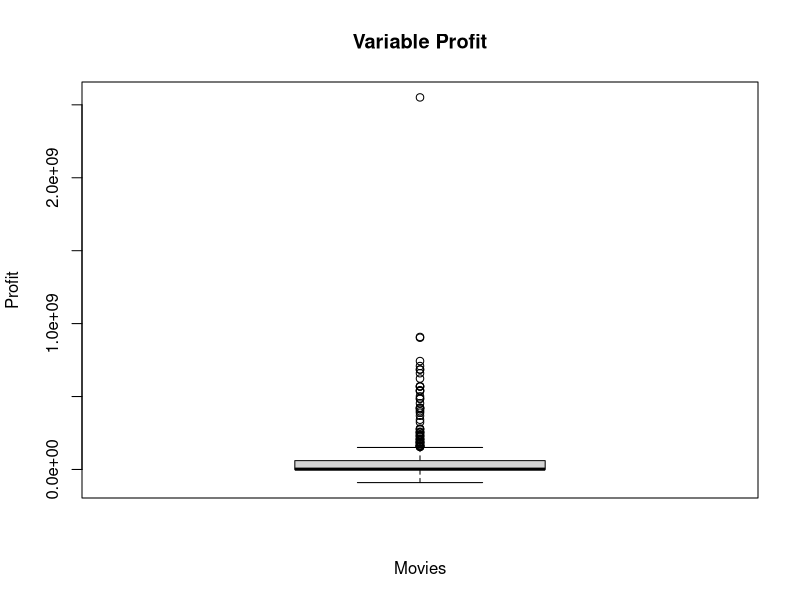
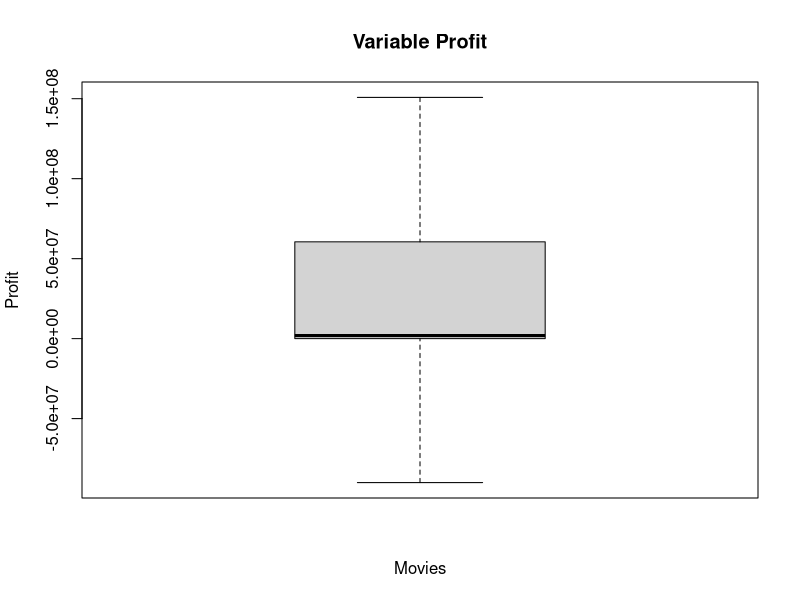
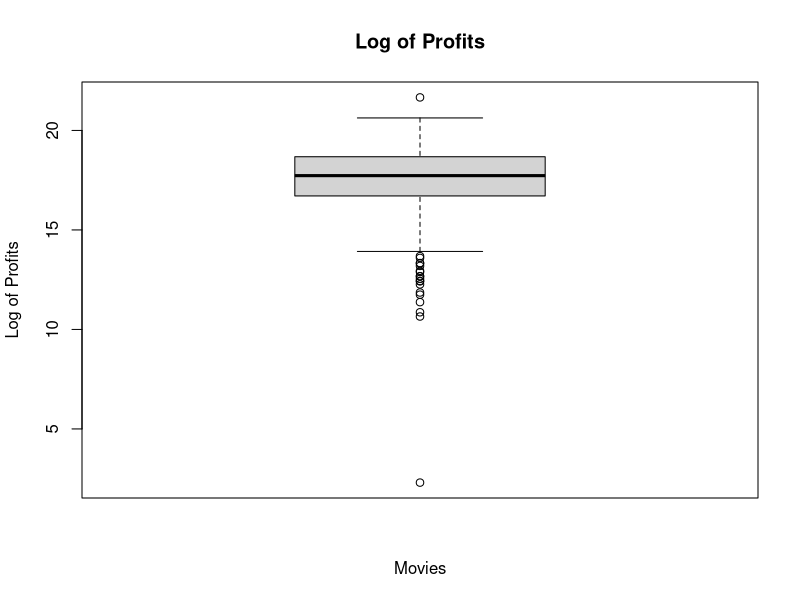
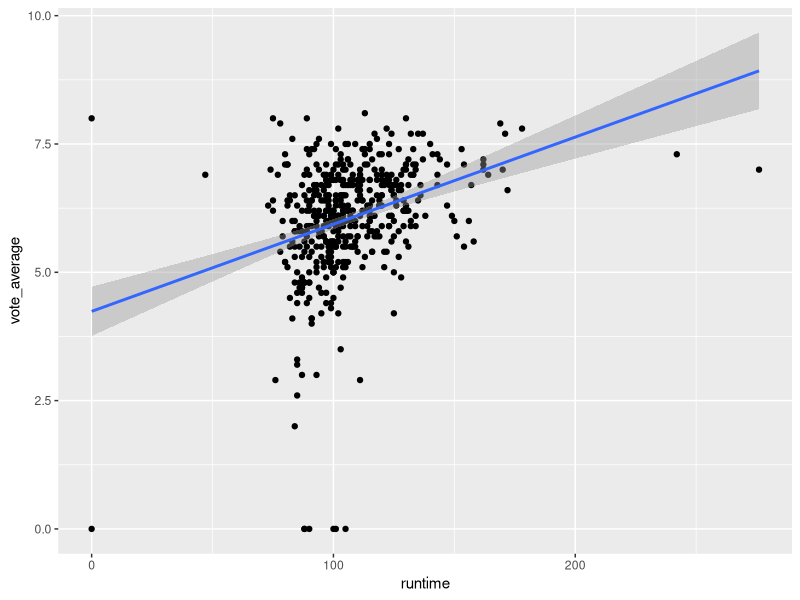
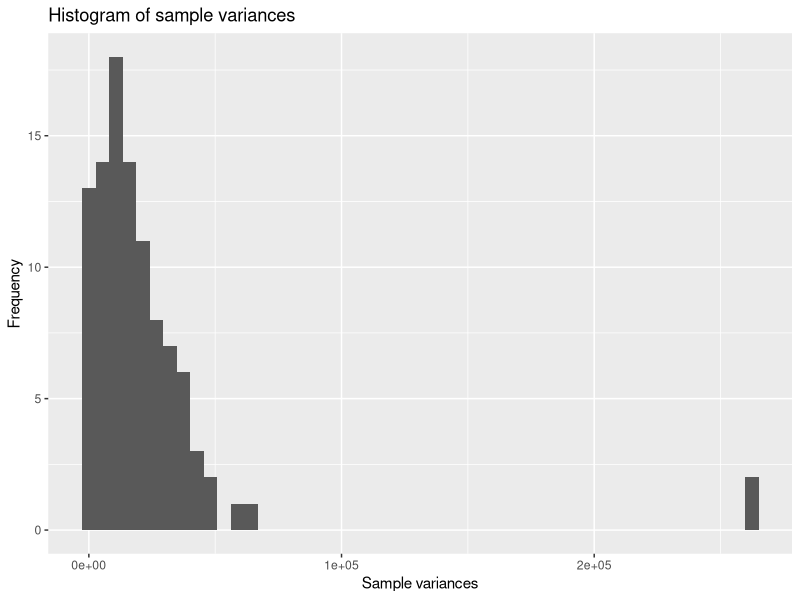
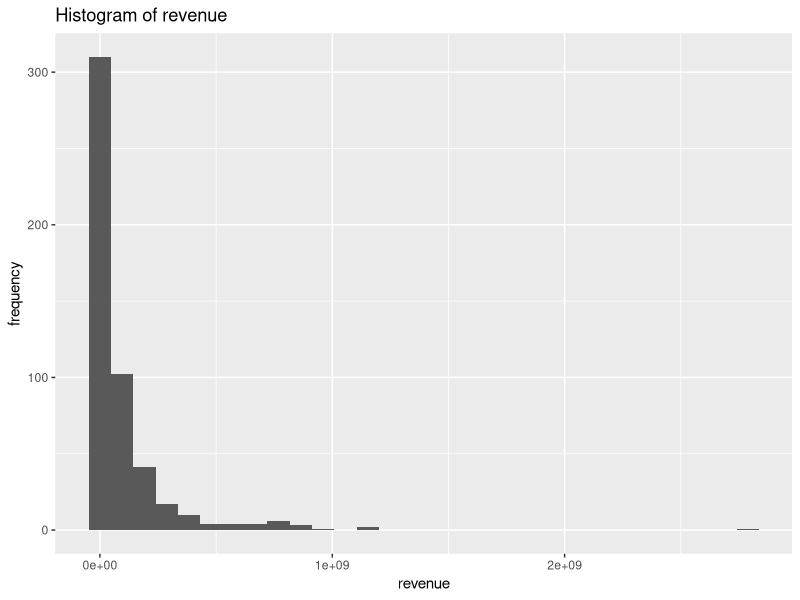
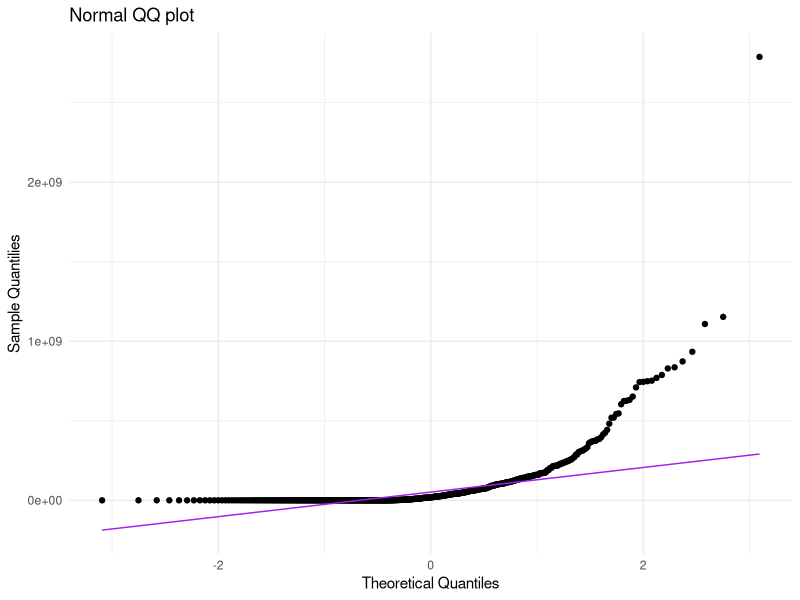
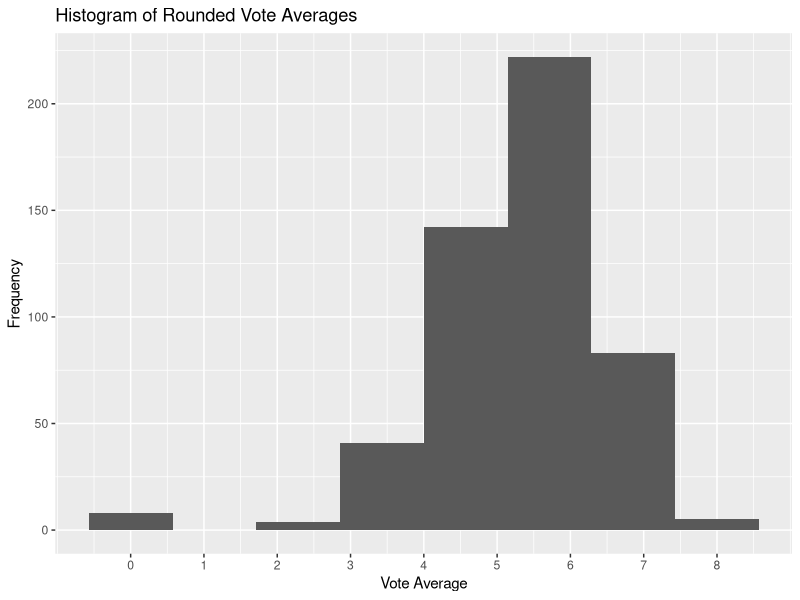

Here is the R script that generated these plots, in order:
## ---- chunk 1
knitr::opts_chunk$set(echo = TRUE)
## ---- chunk 2
movies <- read.table("movies1.tsv", header=TRUE)

head(movies)

ncol(movies)
nrow(movies)

## ---- chunk 3
#WRITE YOUR CODE HERE
str(movies)
## ---- chunk 4

library(tidyverse)

movies$profit = movies$revenue - movies$budget

movies %>%
  summarise(mean(profit),
            median(profit),
            min(profit),
            max(profit))

## ---- chunk 5

#WRITE YOUR CODE HERE
max_profit = max(movies$profit)
min_profit = min(movies$profit)

movies %>%
  filter(profit == max_profit) %>%
  select(title, profit)

movies %>%
  filter(profit == min_profit) %>%
  select(title, profit)

## ---- chunk 6

#WRITE YOUR CODE HERE
boxplot(movies$profit, 
        main="Variable Profit",
        ylab="Profit",
        xlab="Movies")

movies %>%
  summarise(Q1 = quantile(movies$profit, 0.25),
            Q2 = quantile(movies$profit, 0.50),
            Q3 = quantile(movies$profit, 0.75),
            Q4 = max(movies$profit))

boxplot(movies$profit,
        main='Variable Profit',
        ylab="Profit",
        xlab="Movies",
        outline = FALSE)

## ---- chunk 7
#WRITE YOUR CODE HERE

movies$log_profits = log(movies$profit)

movies %>%
  summarise(mean_profits = mean(movies$log_profits))

movies %>%
  summarise(mean_profits2 = mean(log_profits[is.finite(log_profits)], na.rm = TRUE))

## ---- chunk 8

#WRITE YOUR CODE HERE
movies$log_profits[movies$log_profits<=0]<- NA
movies$log_profits[is.nan(movies$log_profits)] <- NA

mean(movies$log_profits, na.rm = TRUE)

boxplot(movies$log_profits,
        main = "Log of Profits",
        xlab = "Movies",
        ylab = "Log of Profits")

## ---- chunk 9

#WRITE YOUR CODE HERE
ggplot(movies, aes(x=runtime, y=vote_average))+
  geom_point()+
  geom_smooth(method="lm", se=T)

## ---- chunk 10
#WRITE YOUR CODE HERE

head(movies$index, n = 10)
nrow(movies)
## ---- chunk 11
#WRITE YOUR CODE HERE
actor_counts <- sort(table(movies$first_actor), decreasing = TRUE)
head(actor_counts, 1)

## ---- chunk 12
#WRITE YOUR CODE HERE
movies %>% 
  filter(first_actor=="Bruce Willis") %>% 
  summarise(average_revenue_Bruce=mean(revenue, na.rm=T))

mean(movies$revenue)
## ---- chunk 13
#WRITE YOUR CODE HERE

movies$profit = movies$profit/1000000
variance = var(movies$profit)
## ---- chunk 14
#WRITE YOUR CODE HERE

set.seed(123)

movies_sample <- movies[sample(nrow(movies), 25), ]
variance_sample = var(movies_sample$profit)

## ---- chunk 15
#WRITE YOUR CODE HERE

library(dplyr)

set.seed(123)

sample_vars <- c()
for (i in 1:100) {
  sample_data <- sample(movies$profit, size = 25, replace = TRUE)
  sample_vars[i] <- var(sample_data)
}

print(sample_vars)

## ---- chunk 16
#WRITE YOUR CODE HERE
dfsample_vars = as.data.frame(sample_vars)

ggplot(dfsample_vars, aes(x = sample_vars)) +
  geom_histogram(bins = 50) +
  labs(title = "Histogram of sample variances", x = "Sample variances", y = "Frequency")

dfsample_vars %>%
  summarise(mean_sample = mean(sample_vars),
            sd_sample = sd(sample_vars))

library(e1071)

skewness_sample = skewness(sample_vars, na.rm=T)
kurtosis_sample = kurtosis(sample_vars, na.rm=T)
print(skewness_sample)
print(kurtosis_sample)

## ---- chunk 17
#WRITE YOUR CODE HERE

thriller_movies <- subset(movies, grepl("Thriller", genre, ignore.case = FALSE))

t_result = t.test(thriller_movies$runtime, conf.level = 0.99)
conf_interval = t_result$conf.int
print(conf_interval)
## ---- chunk 18
#WRITE YOUR CODE HERE

mean_runtime = mean(thriller_movies$runtime)
sd_runtime = sd(thriller_movies$runtime)
n = length(thriller_movies$runtime)

sd_population = sd_runtime

z = qnorm(0.995)
error = z*(sd_population/sqrt(n))
LOW = mean_runtime - error
UP = mean_runtime + error

print(c(LOW, UP))
## ---- chunk 19
#WRITE YOUR CODE HERE
s2 = var(movies$runtime, na.rm = TRUE)
n = sum(!is.na(movies$runtime))

# Hypothesized variance
sigma2 <- 500

# Test statistic
test_statistic <- (n - 1) * s2 / sigma2

# Print test statistic
cat("test statistic:", round(test_statistic, 2), "\n")

#critical value
alpha <- 0.05
lower <- qchisq(alpha / 2, df = n - 1)
upper <- qchisq(1 - alpha / 2, df = n - 1)

#print
cat("Critical values:\n")
cat("Lower:", round(lower, 2), "\n")
cat("Upper:", round(upper, 2), "\n")


#compare test statistic with the critical
if (test_statistic < lower || test_statistic > upper) {
  cat("Reject the null hypothesis.\n")
} else {
  cat("Do not reject the null hypothesis.\n")
}

## ---- chunk 20
#WRITE YOUR CODE HERE
ggplot(movies, aes(x = revenue))+
  geom_histogram()+
  labs(title = "Histogram of revenue",
       y = "frequency")

ggplot(movies, aes(sample = revenue)) +
  stat_qq() +
  stat_qq_line(color = "purple") +
  labs(title = "Normal QQ plot",
       x = "Theoretical Quantiles",
       y = "Sample Quantilies") +
  theme_minimal()

## ---- chunk 21
#WRITE YOUR CODE HERE
movies$vote_average_rounded <- floor(movies$vote_average)

ggplot(movies, aes(x = vote_average_rounded)) +
  geom_histogram(bins = 8) +
  scale_x_continuous(breaks = seq(0,8, by = 1)) +
  labs(title = "Histogram of Rounded Vote Averages",
       x = "Vote Average",
       y = "Frequency") 

## ---- chunk 22
#WRITE YOUR CODE HERE
profit_movies <- movies %>%
  group_by(vote_average_rounded) %>%
  summarise(profit_mean = mean(profit, na.rm = TRUE))


ggplot(profit_movies, aes(x = vote_average_rounded, y = profit_mean)) +
  geom_point(size = 3) +
  geom_line() +
  labs(
    title = "Average Profit by Rounded Vote Average",
    x = "Rounded Vote Average",
    y = "Average Profit"
  ) 

## ---- chunk 23
#WRITE YOUR CODE HERE
profit_by_year <- movies %>%
  group_by(release_year) %>%
  summarise(
    profit_mean = mean(profit, na.rm = TRUE),
    sd = sd(profit, na.rm = TRUE),
    n = n(),
    se = sd / sqrt(n),
    lower = profit_mean - 1.96 * se,
    upper = profit_mean + 1.96 * se
  )

ggplot(profit_by_year, aes(x = release_year, y = profit_mean)) +
  geom_point(size = 2, color = "darkblue") +
  geom_errorbar(aes(ymin = lower, ymax = upper), width = 0.3, color = "darkblue") +
  labs(
    title = "Average Profit per Year (95% Confidence Interval)",
    x = "Release Year",
    y = "Average Profit"
  ) +
  theme_minimal()

## ---- chunk 24
#WRITE YOUR CODE HERE

## ---- chunk 25
#WRITE YOUR CODE HERE

## ---- chunk 26
#WRITE YOUR CODE HERE

## ---- chunk 27
#WRITE YOUR CODE HERE

## ---- chunk 28
#WRITE YOUR CODE HERE

## ---- chunk 29
#WRITE YOUR CODE HERE

## ---- chunk 30
#WRITE YOUR CODE HERE

## ---- chunk 31
#WRITE YOUR CODE HERE

## ---- chunk 32
#WRITE YOUR CODE HERE

## ---- chunk 33
#WRITE YOUR CODE HERE

## ---- chunk 34
#WRITE YOUR CODE HERE

## ---- chunk 35
#WRITE YOUR CODE HERE

## ---- chunk 36
#WRITE YOUR CODE HERE

## ---- chunk 37
#WRITE YOUR CODE HERE

## ---- chunk 38
#WRITE YOUR CODE HERE

## ---- chunk 39
#WRITE YOUR CODE HERE
